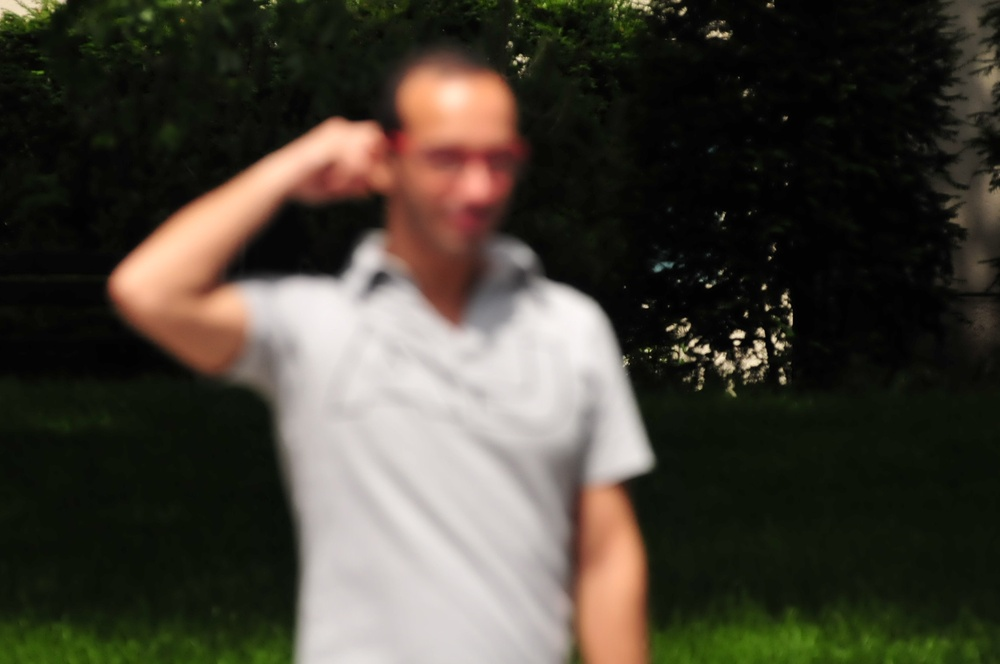
%> input picture Imag2.JPG, 1000 x 664 px, shrunk from 2144 x 1424 before the run
$ octave immg2.m   (GNU Octave 9; MATLAB toolbox functions it lacks are replaced by stand-ins)
%> lines starting %> are read from the running program, lines starting %| are printed output that depends on the picture; in (x1, y1, x2, y2) boxes, pixels count from 0 and x2, y2 are one past the last pixel; in counts of white or black regions, pixels touching at a corner belong together; the program's own positions count from 1
%% Step 1 - Read and Display Original Image
img = imread('Imag2.JPG');
%> img is the input picture: size 664x1000x3 uint8; mean R, G, B 68.5, 64, 53.7
figure('Name','Step 1: Original Imag2.JPG - Out of Focus Blur');
imshow(img);
title('Step 1: Original Imag2.JPG - Out of Focus Blur');

%% Step 2 - Grayscale Conversion and Histogram
gray = rgb2gray(img);
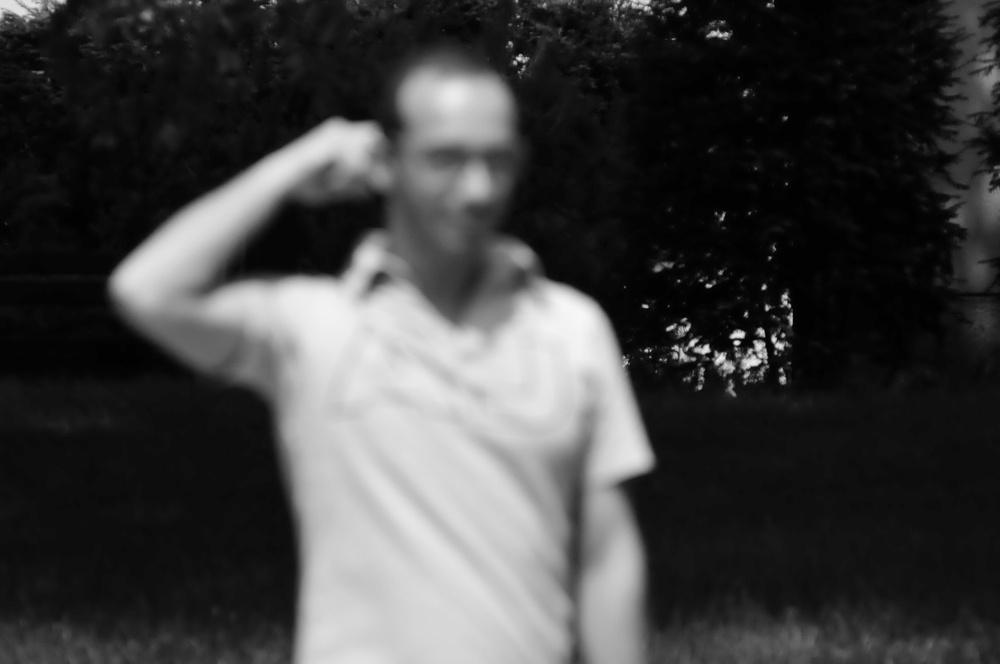
%> gray: size 664x1000 uint8; min 0, max 247, mean 64.2
figure('Name','Step 2: Grayscale and Histogram');
subplot(1,2,1); imshow(gray); title('Step 2a: Grayscale');
subplot(1,2,2); imhist(gray); title('Step 2b: Histogram');
xlabel('Intensity Value'); ylabel('Pixel Count');
%> after `ylabel('Pixel Count')`:
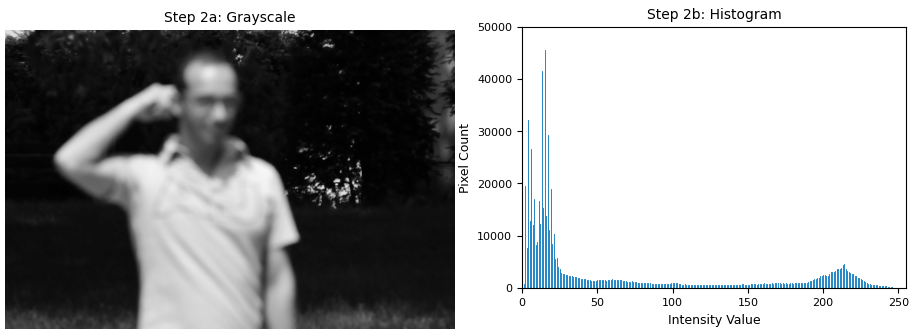
%> figure redrawn from the program's plot data, 2 panels


%% Step 3 - Sharpening with imsharpen (Radius=3, Amount=2)
sharpened = imsharpen(img, 'Radius', 3, 'Amount', 2);
figure('Name','Step 3: Original vs Sharpened');
subplot(1,2,1); imshow(img);       title('Original');
subplot(1,2,2); imshow(sharpened); title('Sharpened (Radius=3, Amount=2)');
sgtitle('Step 3: Original (Left) vs Sharpened (Right)');

%% Step 4 - Wiener Deconvolution with Gaussian PSF
% PSF: Gaussian 15x15, sigma=5
psf = fspecial('gaussian', [15 15], 5);
gray_double = im2double(gray);
wiener_restored = deconvwnr(gray_double, psf, 0.01);
wiener_restored = im2uint8(wiener_restored);
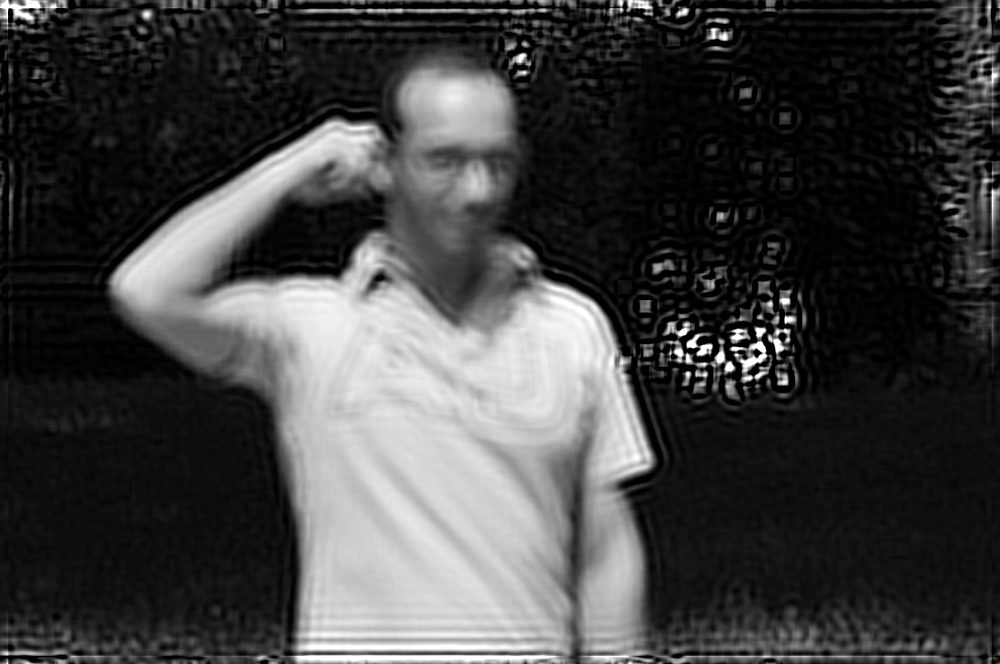
%> wiener_restored: size 664x1000 uint8; min 0, max 255, mean 65

figure('Name','Step 4: Grayscale vs Wiener Deconvolution');
subplot(1,2,1); imshow(gray);             title('Step 4a: Grayscale Original');
subplot(1,2,2); imshow(wiener_restored);  title('Step 4b: Wiener Deconvolution Restored');
sgtitle('Step 4: Grayscale original (left) vs Wiener Deconvolution restored (right)');

%% Step 5 - Motion Wiener Deconvolution (for comparison)
psf_motion = fspecial('motion', 21, 11);
wiener_motion = deconvwnr(gray_double, psf_motion, 0.01);
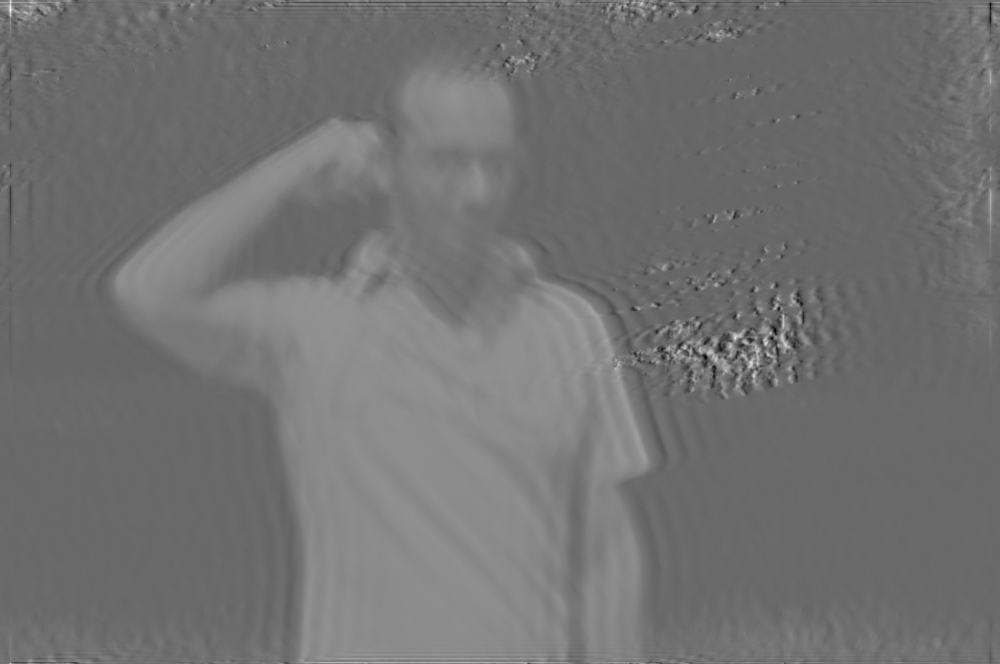
%> wiener_motion: size 664x1000 double; min -2.25, max 3.34, mean 0.249; drawn with min black and max white
wiener_motion = im2uint8(wiener_motion);
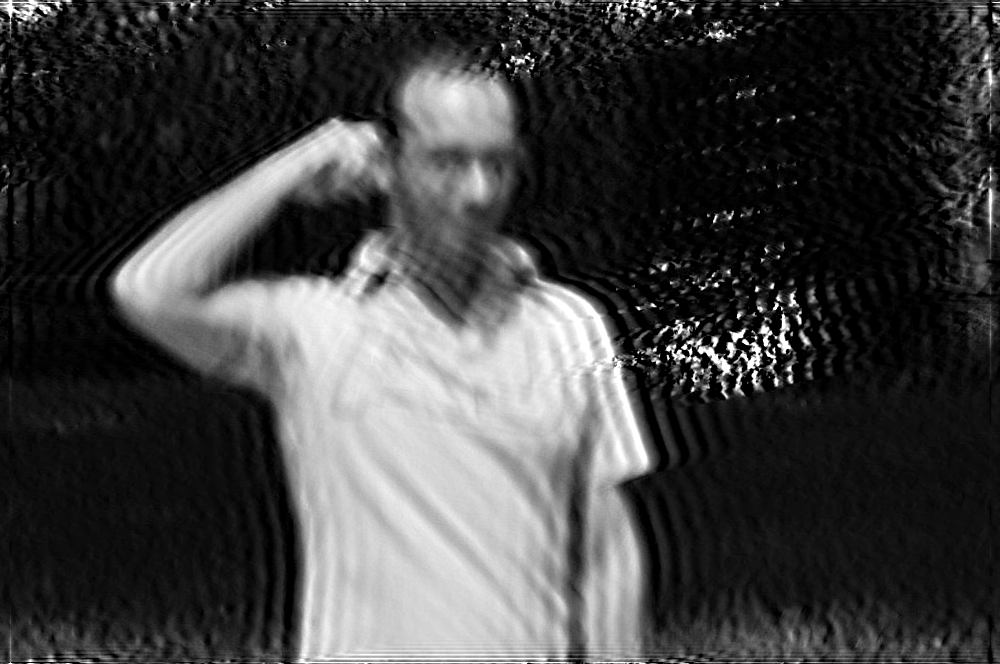
%> wiener_motion: size 664x1000 uint8; min 0, max 255, mean 65.3

figure('Name','Step 5: Grayscale vs Motion Wiener Restored');
subplot(1,2,1); imshow(gray);          title('Step 5a: Grayscale (Left)');
subplot(1,2,2); imshow(wiener_motion); title('Step 5b: Motion Wiener Restored (Right)');
sgtitle('Step 5: Grayscale (Left) vs Motion Wiener Restored (Right)');

%% Step 6 - Edge Detection Comparison (before vs after sharpening)

gray_sharp = rgb2gray(sharpened);
edges_before = edge(gray, 'Sobel');
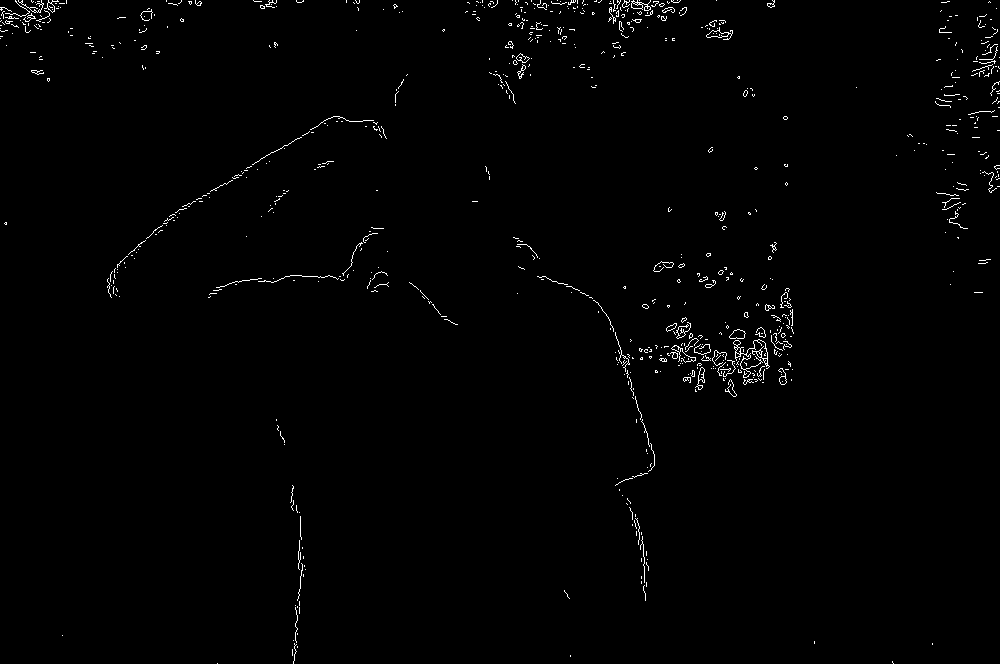
%> edges_before: size 664x1000 logical; 0.95% white in thin lines or dots
edges_after  = edge(gray_sharp, 'Sobel');
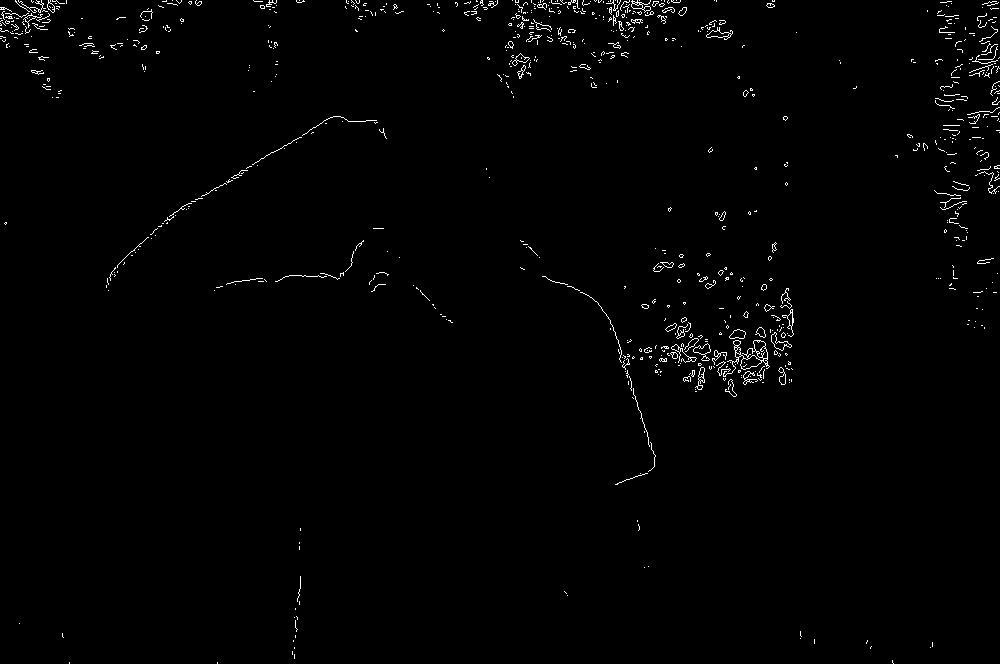
%> edges_after: size 664x1000 logical; 1.1% white in thin lines or dots

figure('Name','Step 6: Edge Detection Before vs After Sharpening');
subplot(1,2,1); imshow(edges_before); title('Step 6a: Edges Before - Weak due to Blur');
subplot(1,2,2); imshow(edges_after);  title('Step 6b: Edges After Sharpening');
sgtitle('Step 6: Edge detection before (left) vs after sharpening (right)');

disp('Imag2.JPG processing complete.');

$ run again, with Image4.jpg copied over Imag2.JPG
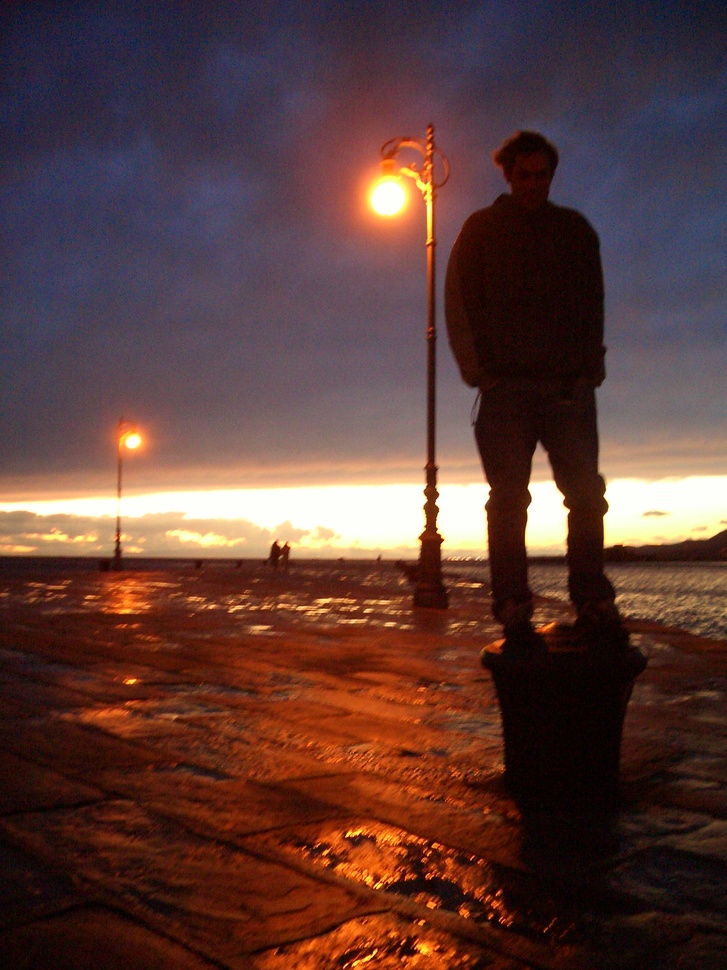
%> input picture Image4.jpg, 727 x 970 px, shrunk from 1200 x 1600 before the run
%> img is the input picture: size 970x727x3 uint8; mean R, G, B 91.4, 59.8, 55.3
%> `edges_before = edge(gray, 'Sobel');`:
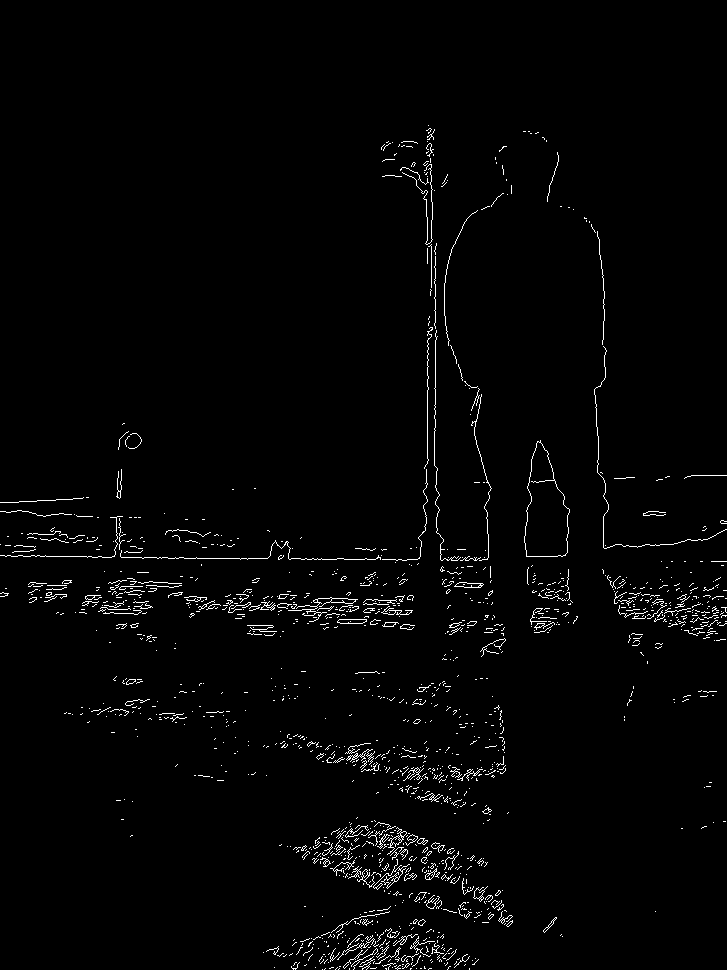
%> edges_before: size 970x727 logical; 1.8% white in thin lines or dots, all inside (x1, y1, x2, y2) = (0, 125, 727, 970)
%> `edges_after  = edge(gray_sharp, 'Sobel');`:
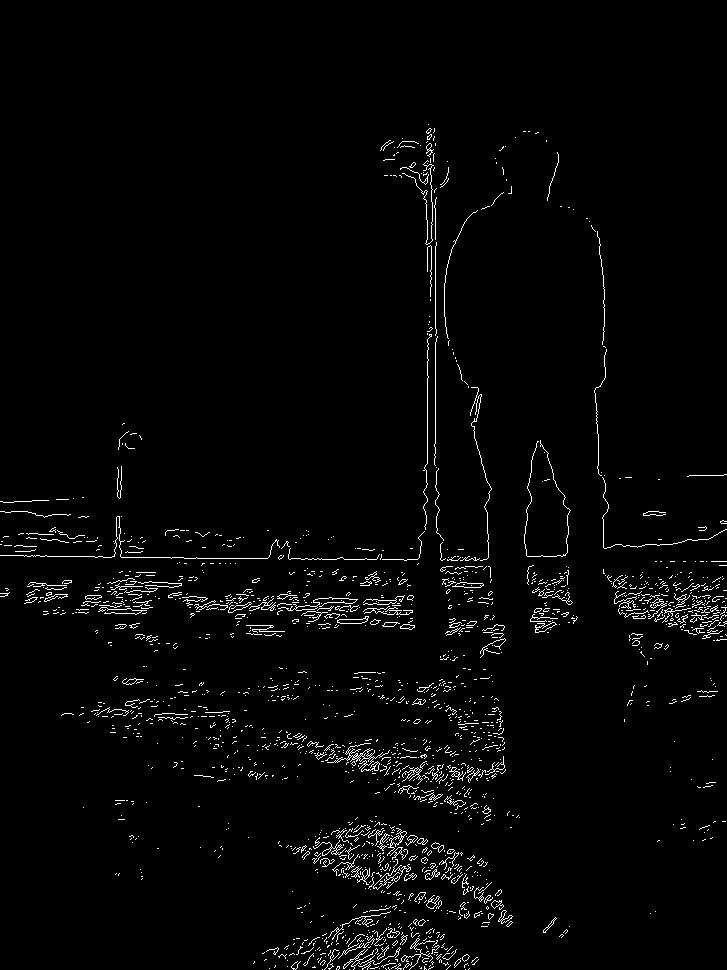
%> edges_after: size 970x727 logical; 2.3% white in thin lines or dots, all inside (x1, y1, x2, y2) = (0, 124, 727, 970)

$ run again, with Image5.jpg copied over Imag2.JPG
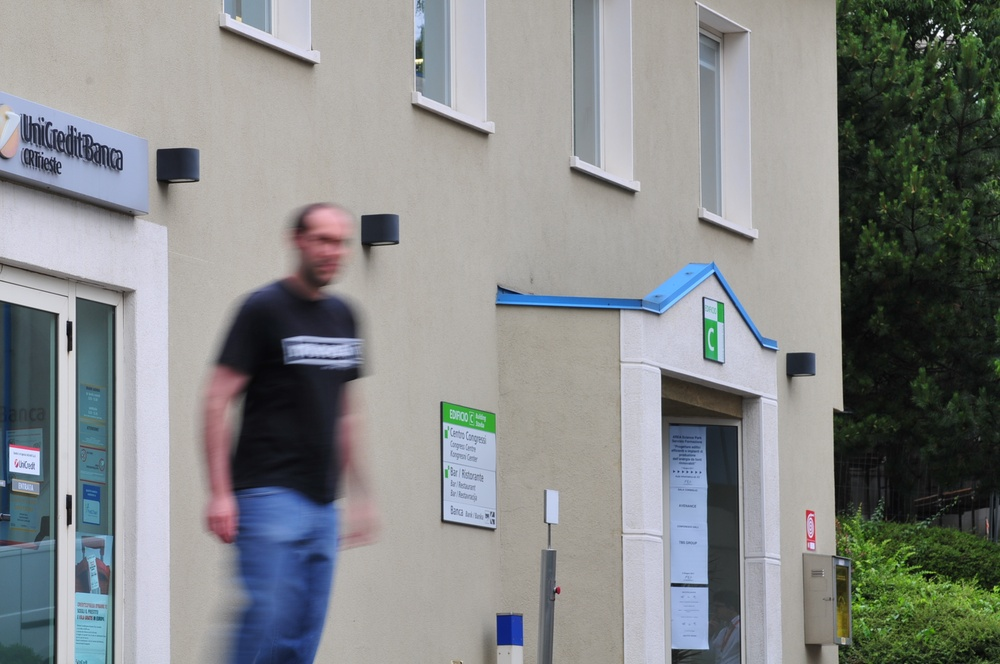
%> input picture Image5.jpg, 1000 x 664 px, shrunk from 2144 x 1424 before the run
%> img is the input picture: size 664x1000x3 uint8; mean R, G, B 134.3, 137.1, 137.1
%> edges_before: size 664x1000 logical; 2.9% white in thin lines or dots
%> `edges_after  = edge(gray_sharp, 'Sobel');`:
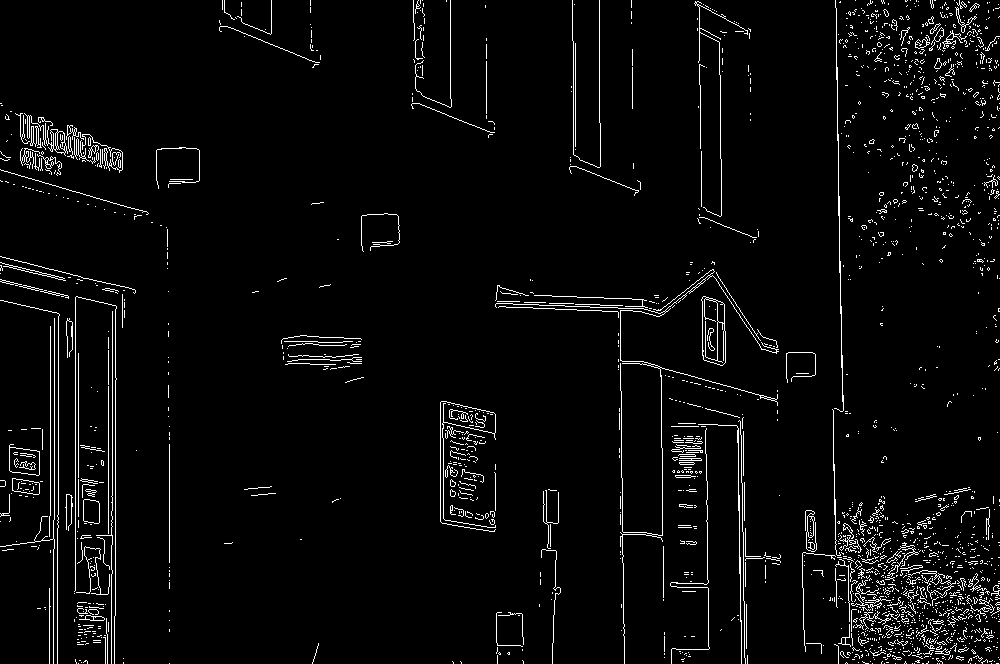
%> edges_after: size 664x1000 logical; 3.7% white in thin lines or dots
